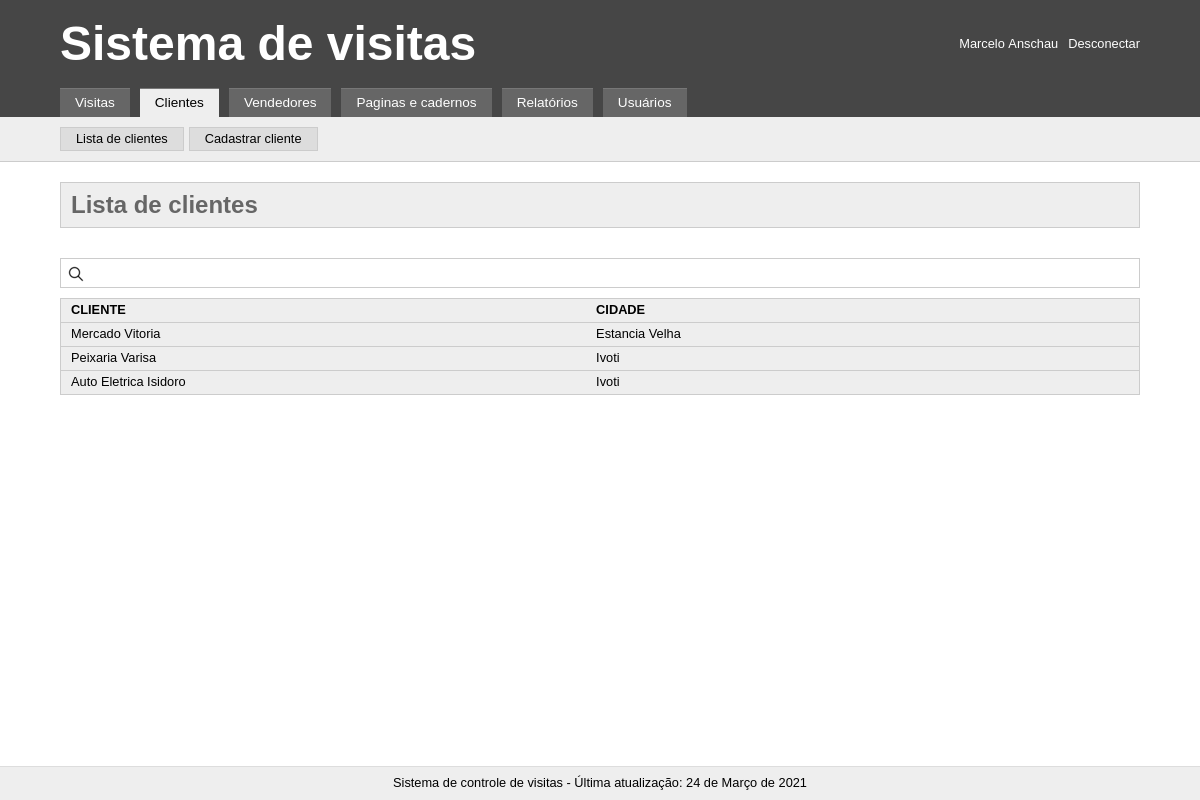
The app's page /index.php?tab=clientes&subtab=lista_de_clientes (signed in) with its own data.
### tables this page shows
CREATE TABLE `clients` (
  `id` int(11) NOT NULL,
  `name` varchar(255) NOT NULL,
  `city` varchar(50) NOT NULL,
  `address` varchar(255) NOT NULL,
  `phone` varchar(255) NOT NULL,
  `contact` varchar(255) NOT NULL
);

### _include/crud.php (called while the page is built, shortened)
<?php
$infoClients = $pdo->query("SELECT * FROM clients")->fetchAll();

### _include/clientes.php (the view, shortened to what this page needs)
<nav class="opcoes">
	<div class="content">
		<a href="index.php?tab=clientes&subtab=lista_de_clientes">Lista de clientes</a>
		<a href="index.php?tab=clientes&subtab=cadastrar_cliente">Cadastrar cliente</a>
	</div>
</nav>
<div class="content">
	<h2><?= ucfirst(str_replace('_', ' ', $current_subtab))?></h2>
	<?php if($current_subtab == "lista_de_clientes"){ ?>
		<input type="text" id="search" onkeyup="filter()">
		<div class="responsive_table">
			<table class="table_to_filter">
				<tr>
					<th>Cliente</th>
					<th>Cidade</th>
					<th></th>
				</tr>
				<?php foreach($infoClients as $valueClients){ ?>
					<tr>
						<td><?= $valueClients['name'] ?></td>
						<td><?= $valueClients['city'] ?></td>
						<td><a href="index.php?tab=clientes&subtab=editar_cliente&id=<?= $valueClients['id'] ?>" class="edit"></a></td>
					</tr>
				<?php } ?>
			</table>
		</div>
	<?php } ?>
</div>

### _templates/css/style.css (style rules this page uses)
* { margin: 0; padding: 0; font: inherit; -moz-box-sizing: border-box; -webkit-box-sizing: border-box; box-sizing: border-box; }
body { line-height: 1; font-size: 1em; font-family: Arial, Helvetica, sans-serif; }
table { border-collapse: collapse; border-spacing: 0; }
.content { max-width: 1100px; margin: 0 auto; padding: 0 10px; }
.responsive_table { overflow-x: auto; }
.opcoes { background: #eee; padding: 10px 0; border-bottom: 1px solid #ccc; }
.opcoes .content { display: flex; }
.opcoes a { background: #ddd; display: inline-block; color: #000; text-decoration: none; font-size: 0.8em; border: 1px solid #ccc; padding: 5px 15px; margin-right: 5px; }
main h2 { background-color: #eee; border: 1px solid #ccc; margin: 20px 0; padding: 10px; font-size: 1.5em; font-weight: bold; color: #666; }
main #search { width: 100%; margin: 10px 0; border: 1px solid #ccc; padding: 5px 10px 5px 30px; background: url(../img/ico_search.png) no-repeat scroll 7px 7px; }
main table { border: 1px solid #ccc; width: 100%; white-space: nowrap; }
main table tr { background: #eee; }
main table tr td, main table tr th { border-bottom: 1px solid #ccc; padding: 5px 10px; font-size: 0.8em; }
main table tr th { text-align: left; text-transform: uppercase; font-size: 0.8em; font-weight: bold; }

### records on screen
clients: name "Mercado Vitoria", city "Estancia Velha"
clients: name "Peixaria Varisa", city "Ivoti"
clients: name "Auto Eletrica Isidoro", city "Ivoti"

### other values on screen
$_SESSION['name'] "Marcelo Anschau"
str_replace('_', ' ', $current_subtab) "Lista de clientes"
